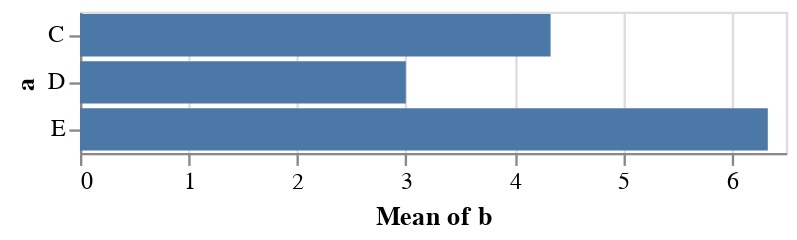

Vega-Lite specification for this chart:
### Vega-Lite specification from a JSON file in a GitHub repository (floating-point values rounded to 4 significant figures)
{"$schema": "https://vega.github.io/schema/vega-lite/v5.json", "data": {"values": [{"a": "C", "b": 2}, {"a": "C", "b": 7}, {"a": "C", "b": 4}, {"a": "D", "b": 1}, {"a": "D", "b": 2}, {"a": "D", "b": 6}, {"a": "E", "b": 8}, {"a": "E", "b": 4}, {"a": "E", "b": 7}]}, "mark": "bar", "encoding": {"y": {"field": "a", "type": "nominal"}, "x": {"aggregate": "average", "field": "b", "type": "quantitative", "title": "Mean of b"}}}
